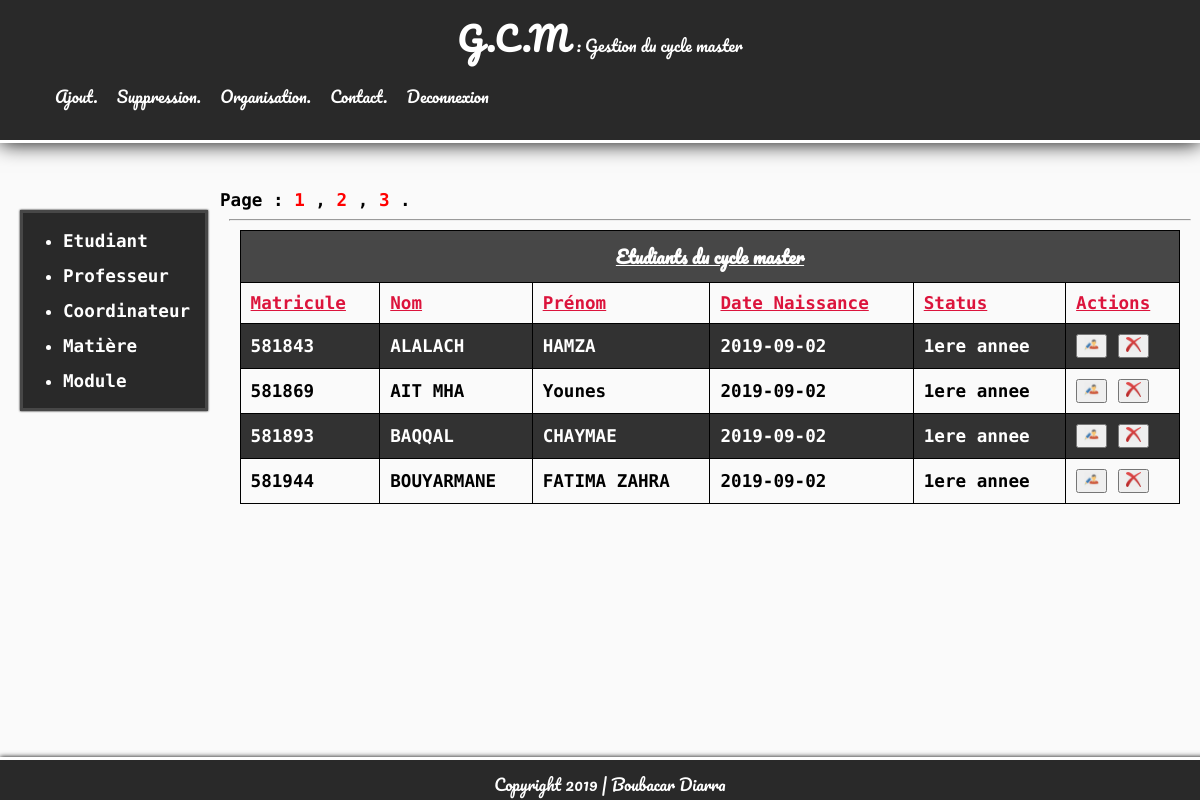
Screenshot of /views/acceuil.php (signed in) with the database file from the repository.
### tables this page shows
CREATE TABLE IF NOT EXISTS `etudiant` (
  `cne` varchar(15) NOT NULL,
  `nom` varchar(15) NOT NULL,
  `prenom` varchar(15) NOT NULL,
  `dn` date NOT NULL,
  `status` varchar(15) NOT NULL,
  PRIMARY KEY (`cne`)
);

### views/ConsultationEtudiant.php (the view, shortened to what this page needs)
<?php
$db = ConnecToDataBase::connecToDataBaseName('gem');
$nombreDeMessageParPage = 4;
$donnee = $db->query('select count(*) as nb_message from etudiant')->fetch();
$totalMessage = $donnee['nb_message'];
$nombreDePage = ceil($totalMessage/$nombreDeMessageParPage);
echo "Page : ";
for($i = 1; $i <= $nombreDePage; $i++)
{
    if($i != $nombreDePage)
        echo '<a class="pagination" href="http://localhost/gemProp/views/acceuil.php?pageaffiche=etudiant&page='. $i .'"> '. $i . ' </a> , ';
    else
        echo '<a class="pagination" href="http://localhost/gemProp/views/acceuil.php?pageaffiche=etudiant&page='. $i .'"> '. $i . ' </a> .';
}
echo "<hr/>";
if(isset($_GET['page'])){
    $page = $_GET['page'];
}
else $page = 1;
$premierMessageAAfficher = ($page-1) * $nombreDeMessageParPage;
$reponse = $db->query('select * from etudiant limit ' . $premierMessageAAfficher .',' .$nombreDeMessageParPage);
echo '        <table>
            <caption>Etudiants du cycle master</caption>
            <tr>
                <th>Matricule</th>
                <th>Nom</th>
                <th>Prénom</th>
                <th>Date Naissance</th>
                <th>Status</th>
                <th>Actions</th>
            </tr>';
            $i = 2;
while($donnee = $reponse->fetch())
{
        $i++;
        if($i%2 == 0)
        {
            echo '<tr><td>'.$donnee['cne'].'</td>'.'<td>'.$donnee['nom'].'</td>'.'<td>'.$donnee['prenom'].'</td>'.'<td>'.$donnee['dn'].'</td>'.'<td>'.$donnee['status'].'</td>';
            echo '<td>
    <button>
        <a href="../views/ModifierEtudiant.php?cne='.$donnee['cne'].'&page='.$page.'"><img src="../public/image/modify.png" alt="édition" title="éditer" class="buttonAction"></a>
    </button>
    <button>
        <a href="../controllers/SuppressionEtudiant.php?cne='.$donnee['cne'].'"><img src="../public/image/delete.png" alt="supprimer" title="supprimer" class="buttonAction"></a>
    </button>
</td>';
            echo "</tr>";
        }
        else
        {
            echo '<tr class="ligne-noire"><td>'.$donnee['cne'].'</td>'.'<td>'.$donnee['nom'].'</td>'.'<td>'.$donnee['prenom'].'</td>'.'<td>'.$donnee['dn'].'</td>'.'<td>'.$donnee['status'].'</td>';
            echo '<td>
    <button>
        <a href="../views/ModifierEtudiant.php?cne='.$donnee['cne'].'&page='.$page.'"><img src="../public/image/modify.png" alt="édition" title="éditer" class="buttonAction"></a>
    </button>
    <button>
        <a href="../controllers/SuppressionEtudiant.php?cne='.$donnee['cne'].'" class="confirmSuppression"><img src="../public/image/delete.png" alt="supprimer" title="supprimer" class="buttonAction"></a>
    </button>
</td>';
            echo "</tr>";
        }
}
echo "</table>";
?>

### views/acceuil.php (shortened to what this page needs)
<!DOCTYPE html>
<html lang="en">
<head>
    <link rel="stylesheet" href="../public/css/styleTest.css">
</head>
<body>
    <header>
        <div id="div-header">
            <h1><a href="acceuil.php">G.C.M  </a></h1>
            <span>: Gestion du cycle master</span>
        </div>
        <nav>
            <ul type="none">
                    <li>
                        <a href="AcceuilInsertionDonnee.php" title="Ajouter dans la base de données des modules, des matières etc...">Ajout.</a>
                    </li>
                    <li>
                        <a href="AcceuilSuppression.php" title="Supprimer dans la base de données des modules, des matières etc...">Suppression.</a>
                    </li>
                    <li>
                        <a href="AcceuilOrganisationDonnee.php" title="Pour pouvoir creer des interaction entre diverses entités">Organisation.</a>
                    </li>
                    <li>
                        <a href="mailto:bdiarra@insea.ac.ma" title="Nous envoyer un émail">Contact.</a>
                    </li>
                    <li>
                        <a href="../controllers/Deconnexion.php" title="Mettre fin a session">Deconnexion</a>
                    </li>
                </ul>
        </nav>
    </header>
    <section>
        <div id="div-gauche">
            <ul>
                <li>
                    <a class="aChoix" href="http://localhost/gemProp/views/acceuil.php?pageaffiche=etudiant">Etudiant</a>
                </li>
                <li>
                     <a class="aChoix" href="http://localhost/gemProp/views/acceuil.php?pageaffiche=professeur">Professeur</a>
                </li>
                <li>
                     <a class="aChoix" href="http://localhost/gemProp/views/acceuil.php?pageaffiche=coordinateur">Coordinateur</a>
                </li>
                <li>
                     <a class="aChoix" href="http://localhost/gemProp/views/acceuil.php?pageaffiche=matiere">Matière</a>
                </li>
                <li>
                     <a class="aChoix" href="http://localhost/gemProp/views/acceuil.php?pageaffiche=module">Module</a>
                </li>
            </ul>
        </div>
        <div id="div-droite">
            <?php
                if(!isset($_GET['pageaffiche']))
                {
                    include 'ConsultationEtudiant.php';
                }
             ?>
        </div>
    </section>
    <?php
        include 'footer.php';
    ?>
</body>
</html>

### views/footer.php
<footer>
        Copyright 2019 | Boubacar Diarra
</footer>

### public/css/styleTest.css (style rules this page uses)
body { margin: 0px; padding: 0px; font-family: 'Source Code Pro', monospace; background-color: rgb(250, 250, 250); }
header { position: fixed; top: 0; height: 140px; width: 100%; background-color: rgb(41, 41, 41); color: white; font-family: 'Pacifico', cursive; box-shadow: 0px 0px 20px black; border-bottom-style: solid; border-bottom-color: white; }
header h1 { text-align: center; }
a { color: white; text-decoration: none; }
header li { display: inline; margin-left: 15px; }
#div-header { text-align: center; margin: 10px; margin-bottom: 15px; }
#div-header h1 { display: inline; }
section { margin-top: 190px; margin-bottom: 130px; font-size: 1.1em; font-weight: bold; }
section div li { margin: 15px; margin-left: 0px; }
#div-gauche { position: fixed; border-style: solid; color: white; margin: 20px; border-color: rgb(71, 71, 71); box-shadow: 0px 0px 2px black; background-color: rgb(41, 41, 41); }
#div-droite { margin-left: 220px; border-style: none; }
section hr { width: 98%; }
caption { text-decoration: underline; font-family: 'Pacifico', cursive; padding: 10px; border: 1px solid black; border-bottom: none; background-color: rgb(71, 71, 71); color: white; }
table { width: 96%; margin: auto; text-align: left; border-collapse: collapse; margin-bottom: 20px; color: black; }
td, th { padding: 10px; border: 1px solid black; }
th { font-weight: 700; color: crimson; text-decoration: underline; }
.ligne-noire { background-color: rgb(50, 50, 50); color: white; }
.pagination { color: red; }
.buttonAction { width: 15px; height: 15px; margin: auto; }
footer { position: fixed; bottom: 0; height: 20px; width: 100%; background-color: rgb(41, 41, 41); color: white; font-family: 'Pacifico', cursive; box-shadow: 0px 0px 5px black; border-top-style: solid; border-top-color: white; text-align: center; padding: 10px; }

### rows the page displays
etudiant: cne "581843", nom "ALALACH", prenom "HAMZA", dn "2019-09-02", status "1ere annee"
etudiant: cne "581869", nom "AIT MHA", prenom "Younes", dn "2019-09-02", status "1ere annee"
etudiant: cne "581893", nom "BAQQAL", prenom "CHAYMAE", dn "2019-09-02", status "1ere annee"
etudiant: cne "581944", nom "BOUYARMANE", prenom "FATIMA ZAHRA", dn "2019-09-02", status "1ere annee"
